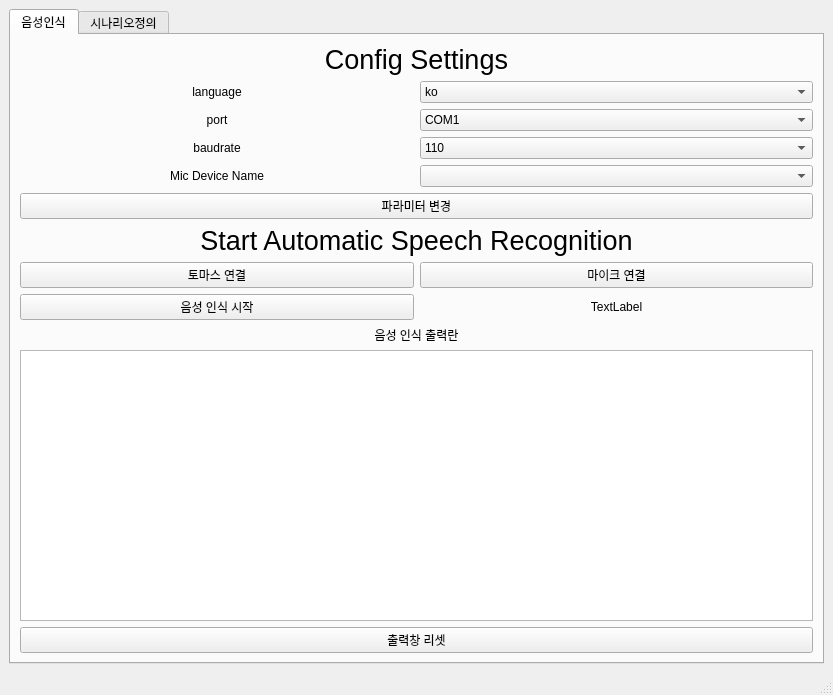
<?xml version="1.0" encoding="UTF-8"?>
<ui version="4.0">
 <class>MainWindow</class>
 <widget class="QMainWindow" name="MainWindow">
  <property name="geometry">
   <rect>
    <x>0</x>
    <y>0</y>
    <width>833</width>
    <height>695</height>
   </rect>
  </property>
  <property name="windowTitle">
   <string>MainWindow</string>
  </property>
  <widget class="QWidget" name="centralwidget">
   <layout class="QGridLayout" name="gridLayout_4">
    <item row="0" column="0">
     <widget class="QTabWidget" name="tabWidget">
      <property name="currentIndex">
       <number>0</number>
      </property>
      <widget class="QWidget" name="tab_1">
       <attribute name="title">
        <string>음성인식</string>
       </attribute>
       <layout class="QGridLayout" name="gridLayout_3">
        <item row="0" column="0">
         <layout class="QGridLayout" name="gridLayout">
          <item row="8" column="0">
           <widget class="QLabel" name="label_6">
            <property name="text">
             <string>Mic Device Name</string>
            </property>
            <property name="alignment">
             <set>Qt::AlignCenter</set>
            </property>
           </widget>
          </item>
          <item row="0" column="0" colspan="2">
           <widget class="QLabel" name="label_0">
            <property name="font">
             <font>
              <pointsize>20</pointsize>
             </font>
            </property>
            <property name="text">
             <string>Config Settings</string>
            </property>
            <property name="alignment">
             <set>Qt::AlignCenter</set>
            </property>
           </widget>
          </item>
          <item row="10" column="0" colspan="2">
           <widget class="QLabel" name="label">
            <property name="font">
             <font>
              <pointsize>20</pointsize>
             </font>
            </property>
            <property name="text">
             <string>Start Automatic Speech Recognition</string>
            </property>
            <property name="alignment">
             <set>Qt::AlignCenter</set>
            </property>
           </widget>
          </item>
          <item row="6" column="1">
           <widget class="QComboBox" name="comboBox_2">
            <item>
             <property name="text">
              <string>COM1</string>
             </property>
            </item>
            <item>
             <property name="text">
              <string>COM2</string>
             </property>
            </item>
            <item>
             <property name="text">
              <string>COM3</string>
             </property>
            </item>
            <item>
             <property name="text">
              <string>COM4</string>
             </property>
            </item>
            <item>
             <property name="text">
              <string>COM5</string>
             </property>
            </item>
            <item>
             <property name="text">
              <string>COM6</string>
             </property>
            </item>
            <item>
             <property name="text">
              <string>COM7</string>
             </property>
            </item>
            <item>
             <property name="text">
              <string>COM8</string>
             </property>
            </item>
            <item>
             <property name="text">
              <string>COM9</string>
             </property>
            </item>
            <item>
             <property name="text">
              <string>COM10</string>
             </property>
            </item>
            <item>
             <property name="text">
              <string>COM11</string>
             </property>
            </item>
            <item>
             <property name="text">
              <string>COM12</string>
             </property>
            </item>
           </widget>
          </item>
          <item row="13" column="0" colspan="2">
           <widget class="QLabel" name="label_5">
            <property name="text">
             <string>음성 인식 출력란</string>
            </property>
            <property name="alignment">
             <set>Qt::AlignCenter</set>
            </property>
           </widget>
          </item>
          <item row="12" column="0">
           <widget class="QPushButton" name="pushButton_4">
            <property name="text">
             <string>음성 인식 시작</string>
            </property>
           </widget>
          </item>
          <item row="5" column="0">
           <widget class="QLabel" name="label_1">
            <property name="text">
             <string>language</string>
            </property>
            <property name="alignment">
             <set>Qt::AlignCenter</set>
            </property>
           </widget>
          </item>
          <item row="12" column="1">
           <widget class="QLabel" name="label_4">
            <property name="text">
             <string>TextLabel</string>
            </property>
            <property name="alignment">
             <set>Qt::AlignCenter</set>
            </property>
           </widget>
          </item>
          <item row="7" column="1">
           <widget class="QComboBox" name="comboBox_3">
            <item>
             <property name="text">
              <string>110</string>
             </property>
            </item>
            <item>
             <property name="text">
              <string>300</string>
             </property>
            </item>
            <item>
             <property name="text">
              <string>600</string>
             </property>
            </item>
            <item>
             <property name="text">
              <string>1200</string>
             </property>
            </item>
            <item>
             <property name="text">
              <string>2400</string>
             </property>
            </item>
            <item>
             <property name="text">
              <string>4800</string>
             </property>
            </item>
            <item>
             <property name="text">
              <string>9600</string>
             </property>
            </item>
            <item>
             <property name="text">
              <string>14400</string>
             </property>
            </item>
            <item>
             <property name="text">
              <string>19200</string>
             </property>
            </item>
            <item>
             <property name="text">
              <string>38400</string>
             </property>
            </item>
            <item>
             <property name="text">
              <string>57600</string>
             </property>
            </item>
            <item>
             <property name="text">
              <string>115200</string>
             </property>
            </item>
            <item>
             <property name="text">
              <string>128000</string>
             </property>
            </item>
            <item>
             <property name="text">
              <string>256000</string>
             </property>
            </item>
           </widget>
          </item>
          <item row="6" column="0">
           <widget class="QLabel" name="label_2">
            <property name="text">
             <string>port</string>
            </property>
            <property name="alignment">
             <set>Qt::AlignCenter</set>
            </property>
           </widget>
          </item>
          <item row="14" column="0" colspan="2">
           <widget class="QTextEdit" name="textEdit"/>
          </item>
          <item row="11" column="1">
           <widget class="QPushButton" name="pushButton_3">
            <property name="text">
             <string>마이크 연결</string>
            </property>
           </widget>
          </item>
          <item row="15" column="0" colspan="2">
           <widget class="QPushButton" name="pushButton_5">
            <property name="text">
             <string>출력창 리셋</string>
            </property>
           </widget>
          </item>
          <item row="7" column="0">
           <widget class="QLabel" name="label_3">
            <property name="text">
             <string>baudrate</string>
            </property>
            <property name="alignment">
             <set>Qt::AlignCenter</set>
            </property>
           </widget>
          </item>
          <item row="8" column="1">
           <widget class="QComboBox" name="comboBox_4"/>
          </item>
          <item row="9" column="0" colspan="2">
           <widget class="QPushButton" name="pushButton_1">
            <property name="text">
             <string>파라미터 변경</string>
            </property>
           </widget>
          </item>
          <item row="11" column="0">
           <widget class="QPushButton" name="pushButton_2">
            <property name="text">
             <string>토마스 연결</string>
            </property>
           </widget>
          </item>
          <item row="5" column="1">
           <widget class="QComboBox" name="comboBox_1">
            <item>
             <property name="text">
              <string>ko</string>
             </property>
            </item>
            <item>
             <property name="text">
              <string>en</string>
             </property>
            </item>
           </widget>
          </item>
         </layout>
        </item>
       </layout>
      </widget>
      <widget class="QWidget" name="tab_2">
       <attribute name="title">
        <string>시나리오정의</string>
       </attribute>
       <layout class="QGridLayout" name="gridLayout_5">
        <item row="0" column="0">
         <layout class="QGridLayout" name="gridLayout_2">
          <item row="4" column="0">
           <widget class="QPushButton" name="pushButton_8">
            <property name="text">
             <string>시나리오 삭제</string>
            </property>
           </widget>
          </item>
          <item row="5" column="0">
           <widget class="QPushButton" name="pushButton_9">
            <property name="text">
             <string>시나리오 수정</string>
            </property>
           </widget>
          </item>
          <item row="1" column="0">
           <widget class="QTableWidget" name="tableWidget">
            <property name="selectionMode">
             <enum>QAbstractItemView::ContiguousSelection</enum>
            </property>
            <property name="rowCount">
             <number>1</number>
            </property>
            <property name="columnCount">
             <number>2</number>
            </property>
            <attribute name="horizontalHeaderMinimumSectionSize">
             <number>34</number>
            </attribute>
            <attribute name="horizontalHeaderDefaultSectionSize">
             <number>385</number>
            </attribute>
            <attribute name="verticalHeaderMinimumSectionSize">
             <number>30</number>
            </attribute>
            <attribute name="verticalHeaderDefaultSectionSize">
             <number>40</number>
            </attribute>
            <row/>
            <column/>
            <column/>
           </widget>
          </item>
          <item row="3" column="0">
           <widget class="QPushButton" name="pushButton_7">
            <property name="text">
             <string>시나리오 추가</string>
            </property>
           </widget>
          </item>
          <item row="2" column="0">
           <widget class="QPushButton" name="pushButton_6">
            <property name="text">
             <string>시나리오 조회</string>
            </property>
           </widget>
          </item>
         </layout>
        </item>
       </layout>
      </widget>
     </widget>
    </item>
   </layout>
  </widget>
  <widget class="QMenuBar" name="menubar">
   <property name="geometry">
    <rect>
     <x>0</x>
     <y>0</y>
     <width>833</width>
     <height>21</height>
    </rect>
   </property>
  </widget>
  <widget class="QStatusBar" name="statusbar"/>
 </widget>
 <resources/>
 <connections/>
</ui>
